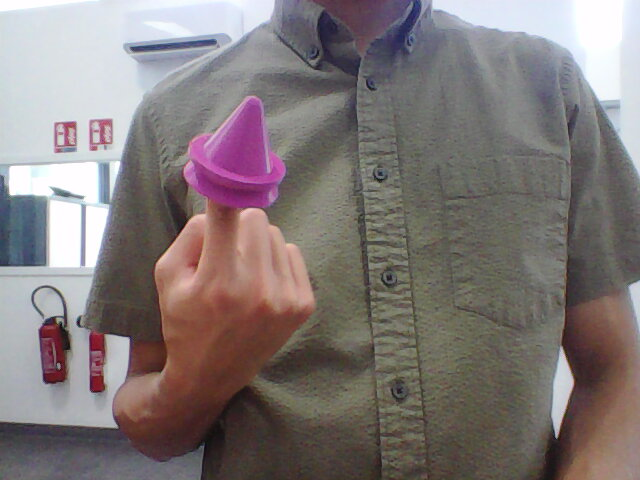
//> input picture ch06/data/C1.jpg, 640 x 480 px
$ ./triangulation data/C1.jpg data/C2.jpg   (built with g++ and OpenCV 4)
//> lines starting //> are read from the running program, lines starting //| are printed output that depends on the picture; after the words box and inside, x2 and y2 are one past the last pixel; in counts of white or black regions, pixels touching at a corner belong together
// triangulation.cpp
// 2023 JUN 15
// Tershire

// bash execute command:

// HEADER FILE ////////////////////////////////////////////////////////////////
#include <iostream>
#include <opencv2/opencv.hpp>

// using namespace std;
using namespace cv;


// PROTOTYPE //////////////////////////////////////////////////////////////////
void find_feature_matches(const Mat& img_1, const Mat& img_2,
                          std::vector<KeyPoint>& keypoints_1,
                          std::vector<KeyPoint>& keypoints_2,
                          std::vector<DMatch>& matches_);

void pose_estimation_2d2d(std::vector<KeyPoint> &keypoints_1,
                          std::vector<KeyPoint> &keypoints_2,
                          std::vector<DMatch> &matches,
                          Mat& R, Mat& t);

void triangulation(const std::vector<KeyPoint>& keypoint_1,
                   const std::vector<KeyPoint>& keypoint_2,
                   const std::vector<DMatch>& matches,
                   const Mat& R, const Mat& t,
                   std::vector<Point3d>& points);

// pixel coordinates -> camera normalized coordinates
Point2d pixel2cam(const Point2d& p, const Mat& K);

//
inline cv::Scalar get_color(float depth)
{
    float lower_threshold = 10, upper_threshold = 50;
    float threshold_range = upper_threshold - lower_threshold;

    if (depth > upper_threshold) depth = upper_threshold;
    if (depth < lower_threshold) depth = lower_threshold;

    return cv::Scalar(255 * depth / threshold_range,
                      0,
                      255 * (1 - depth / threshold_range));
}


// MAIN ///////////////////////////////////////////////////////////////////////
int main(int argc, char **argv)
{
    // ?
    if (argc != 3)
    {
        std::cout << "usage: feature extraction img1 img2\n";
        return 1;
    }


    // Setting ================================================================
    // read images
    Mat img_1 = imread(argv[1], IMREAD_COLOR);
//> img_1 is the input picture: 480 rows x 640 cols, CV_8UC3; mean B, G, R 119.8, 120.3, 129.3
    Mat img_2 = imread(argv[2], IMREAD_COLOR);
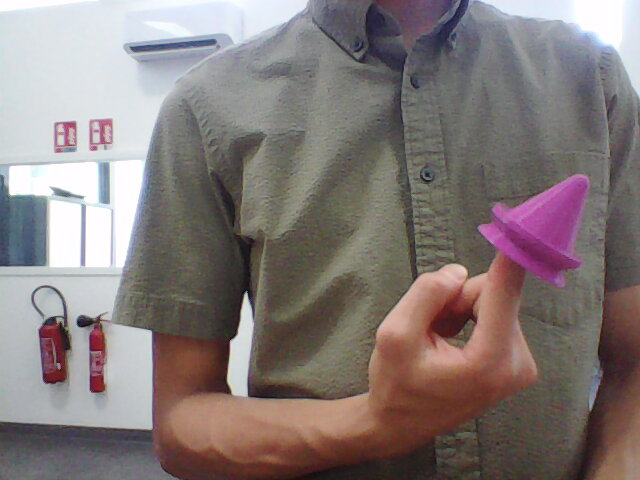
//> input picture ch06/data/C2.jpg, 640 x 480 px
//> img_2 is the input picture: 480 rows x 640 cols, CV_8UC3; mean B, G, R 120.9, 122.1, 132.7
    assert(img_1.data != nullptr && img_2.data != nullptr);


    // Find Feature Matches ===================================================
    std::vector<KeyPoint> keypoints_1, keypoints_2;
    std::vector<DMatch> matches;

    find_feature_matches(img_1, img_2, keypoints_1, keypoints_2, matches);

    std::cout << "Number of matches: " << matches.size() << std::endl;


    // Estimate Motion Between Two Images =====================================
    Mat R, t;
    pose_estimation_2d2d(keypoints_1, keypoints_2, matches, R, t);


    // Triangulation ==========================================================
    std::vector<Point3d> points;
    triangulation(keypoints_1, keypoints_2, matches, R, t, points);


    // Validation =============================================================
    // verify: reprojection relationship between triangulated point and
    //                                           feature      point
    // what is Mat_ ?
    Mat K = (Mat_<double>(3, 3) << 520.9, 0, 325.1, 0, 521.0, 249.7, 0, 0, 1);
    Mat img_1_plot = img_1.clone();
    Mat img_2_plot = img_2.clone();
    for (int i = 0; i < matches.size(); i++)
    {
        // .pt (?)
        // 1st image
        float depth_1 = points[i].z;
        std::cout << "depth 1: " << depth_1 << std::endl;
        Point2d pt1 = pixel2cam(keypoints_1[matches[i].queryIdx].pt, K);
        cv::circle(img_1_plot, keypoints_1[matches[i].queryIdx].pt, 2,
                   get_color(depth_1), 2);

        // 2nd image (?)
        Mat pt2 = R * (Mat_<double>(3, 1) << points[i].x,
                                             points[i].y,
                                             points[i].z) + t;
        float depth_2 = pt2.at<double>(2, 0);
        cv::circle(img_2_plot, keypoints_2[matches[i].trainIdx].pt, 2,
                   get_color(depth_2), 2);
    }

    cv::imshow("img 1", img_1_plot);
    cv::imshow("img 2", img_2_plot);
    cv::waitKey();

    return 0;
}


// HELPER /////////////////////////////////////////////////////////////////////
// ============================================================================
void find_feature_matches(const Mat& img_1, const Mat& img_2,
                          std::vector<KeyPoint>& keypoints_1,
                          std::vector<KeyPoint>& keypoints_2,
                          std::vector<DMatch>& matches_)
{
    // setup
    Mat descriptors_1, descriptors_2;

    Ptr<FeatureDetector>     detector   = ORB::create();
    Ptr<DescriptorExtractor> descriptor = ORB::create();
    Ptr<DescriptorMatcher> matcher =
        DescriptorMatcher::create("BruteForce-Hamming");


    // ORB Extraction =========================================================
    // Keypoint  : detect Oriented FAST
    detector->detect(img_1, keypoints_1);
//> keypoints_1 = 499 keypoints; strongest (x, y, size): (127, 338, 44.6), (79, 325, 31), (128, 338, 31), (126, 339, 53.6)
    detector->detect(img_2, keypoints_2);
//> keypoints_2 = 500 keypoints; strongest (x, y, size): (246, 293, 31), (245, 294, 44.6), (245, 293, 37.2), (80, 321, 77.1)

    // Descriptor: compute BRIEF Descriptor
    descriptor->compute(img_1, keypoints_1, descriptors_1);
    descriptor->compute(img_2, keypoints_2, descriptors_2);


    // Feature Matching =======================================================
    std::vector<DMatch> matches;
    matcher->match(descriptors_1, descriptors_2, matches);
//> matches = 499 matches

    // match point pair filtering
    double min_dist = 10000, max_dist = 0;

    // find max and min distances
    double dist;
    for (int i = 0; i < descriptors_1.rows; i++) {
        dist = matches[i].distance;
        if (dist < min_dist) min_dist = dist;
        if (dist > max_dist) max_dist = dist;
    }
//> this loop made 499 passes
//> (dist, min_dist, max_dist) on pass 1: (51, 51, 51)
//> (dist, max_dist) on passes 5, 18, 42, 259, 282, 329: (60, 60), (69, 69), (80, 80), (82, 82), (87, 87), (90, 90)
//> after the loop, min_dist = 1; max_dist = 90

    printf("-- Max dist : %f \n", max_dist);
//| -- Max dist : 90.000000
    printf("-- Min dist : %f \n", min_dist);
//| -- Min dist : 1.000000

    // criteria
    for (int i = 0; i < descriptors_1.rows; i++)
    {
        if (matches[i].distance <= max(2 * min_dist, 30.0))
        {
            matches_.push_back(matches[i]);
        }
    }
//> after the loop, matches_ = 147 matches
//| Number of matches: 147
}


// ============================================================================
void pose_estimation_2d2d(std::vector<KeyPoint>& keypoints_1,
                          std::vector<KeyPoint>& keypoints_2,
                          std::vector<DMatch>& matches,
                          Mat& R, Mat& t)
{
    // camera matrix, TUM Freiburg2
    Mat K = (Mat_<double>(3, 3) << 520.9, 0, 325.1, 0, 521.0, 249.7, 0, 0, 1);

    // convert tmatching point to vector<Point2f>
    std::vector<Point2f> points_1;
    std::vector<Point2f> points_2;

    for (int i = 0; i < (int) matches.size(); i++)
    {
        points_1.push_back(keypoints_1[matches[i].queryIdx].pt);
        points_2.push_back(keypoints_2[matches[i].trainIdx].pt);
    }
//> this loop made 147 passes
//> after the loop, points_1 = 147 Points (x, y), first 12: [74, 149], [96, 149], [52, 188], [62, 143], [215, 41], [58, 143], [83, 197], [83, 205], [131, 47], [62, 314], [90, 389], [53, 317]; points_2 = 147 Points (x, y), first 12: [74, 149], [96, 149], [52, 188], [62, 143], [215, 41], [58, 143], [81.6, 196.8], [83, 205], [131, 47], [62, 314], [90, 389], [53, 317]

    // calculate essential matrix =============================================
    Point2d principal_point(325.1, 249.7); // camera optical center,
                                           // TUM dataset calibration value
    double focal_length = 521;             // camera focal length,
                                           // TUM dataset calibration value

    Mat essential_matrix;
    essential_matrix = findEssentialMat(points_1, points_2,
                                        focal_length, principal_point);
//> essential_matrix = [[2.32e-16, -0.62, -0.117], [0.62, -6.21e-17, 0.32], [0.117, -0.32, 8.28e-18]]


    // recover rotation & translation from the essential matrix ===============
    recoverPose(essential_matrix, points_1, points_2, R, t,
                focal_length, principal_point);
//> R = [[1, 3.47e-16, 1.11e-16], [-4.16e-17, 1, 8.33e-17], [-2.22e-16, 2.78e-17, 1]]; t = [0.452, 0.166, -0.877]
}


// ============================================================================
void triangulation(const std::vector<KeyPoint>& keypoint_1,
                   const std::vector<KeyPoint>& keypoint_2,
                   const std::vector<DMatch>& matches,
                   const Mat& R, const Mat& t,
                   std::vector<Point3d>& points)
{
    // (?)
    Mat T1 = (Mat_<float>(3, 4) <<
              1, 0, 0, 0,
              0, 1, 0, 0,
              0, 0, 1, 0);

    Mat T2 = (Mat_<float>(3, 4) <<
              R.at<double>(0, 0), R.at<double>(0, 1), R.at<double>(0, 2),
              t.at<double>(0, 0),
              R.at<double>(1, 0), R.at<double>(1, 1), R.at<double>(1, 2),
              t.at<double>(1, 0),
              R.at<double>(2, 0), R.at<double>(2, 1), R.at<double>(2, 2),
              t.at<double>(2, 0));
//> T2 = [[1, 3.47e-16, 1.11e-16, 0.452], [-4.16e-17, 1, 8.33e-17, 0.166], [-2.22e-16, 2.78e-17, 1, -0.877]]

    Mat K = (Mat_<double>(3, 3) << 520.9, 0, 325.1, 0, 521.0, 249.7, 0, 0, 1);
    std::vector<Point2f> points_1, points_2;
    for (DMatch m:matches)
    {
        // pixel coordinates -> camera normalized coordinates
        points_1.push_back(pixel2cam(keypoint_1[m.queryIdx].pt, K));
        points_2.push_back(pixel2cam(keypoint_2[m.trainIdx].pt, K));
    }
//> after the loop, points_1 = 147 Points (x, y), first 12: [-0.482, -0.193], [-0.44, -0.193], [-0.524, -0.118], [-0.505, -0.205], [-0.211, -0.401], [-0.513, -0.205], [-0.465, -0.101], [-0.465, -0.0858], [-0.373, -0.389], [-0.505, 0.123], [-0.451, 0.267], [-0.522, 0.129]; points_2 = 147 Points (x, y), first 12: [-0.482, -0.193], [-0.44, -0.193], [-0.524, -0.118], [-0.505, -0.205], [-0.211, -0.401], [-0.513, -0.205], [-0.467, -0.102], [-0.465, -0.0858], [-0.373, -0.389], [-0.505, 0.123], [-0.451, 0.267], [-0.522, 0.129]

    Mat points_4d;
    cv::triangulatePoints(T1, T2, points_1, points_2, points_4d);

    // homogenous coordinates -> inhomogenous coordinates
    for (int i = 0; i < points_4d.cols; i++)
    {
        Mat x = points_4d.col(i);
        x /= x.at<float>(3, 0); // normalize
        Point3d p(x.at<float>(0, 0),
                  x.at<float>(1, 0),
                  x.at<float>(2, 0));
        points.push_back(p);
    }
//> this loop made 147 passes
//> x on passes 1 to 12: [1.4e+14, 5.63e+13, -2.91e+14, 1], [2.66e+14, 1.17e+14, -6.05e+14, 1], [3.3e+14, 7.44e+13, -6.29e+14, 1], [-1.95e+14, -7.92e+13, 3.87e+14, 1], [-5.74e+14, -1.09e+15, 2.72e+15, 1], [-6.95e+13, -2.78e+13, 1.36e+14, 1], [24.99, 5.4, -53.65, 1], [2.86e+14, 5.28e+13, -6.16e+14, 1], [-5.92e+14, -6.18e+14, 1.59e+15, 1], [1.62e+15, -3.96e+14, -3.2e+15, 1], [1.36e+15, -8.05e+14, -3.01e+15, 1], [1.63e+15, -4.02e+14, -3.11e+15, 1]
//> after the loop, points = 147 Point3s, first 12: [1.4e+14, 5.63e+13, -2.91e+14], [2.66e+14, 1.17e+14, -6.05e+14], [3.3e+14, 7.44e+13, -6.29e+14], [-1.95e+14, -7.92e+13, 3.87e+14], [-5.74e+14, -1.09e+15, 2.72e+15], [-6.95e+13, -2.78e+13, 1.36e+14], [24.99, 5.4, -53.65], [2.86e+14, 5.28e+13, -6.16e+14], [-5.92e+14, -6.18e+14, 1.59e+15], [1.62e+15, -3.96e+14, -3.2e+15], [1.36e+15, -8.05e+14, -3.01e+15], [1.63e+15, -4.02e+14, -3.11e+15]
//> the loop in main, `for (int i = 0; i < matches.size(); i++)` made 147 passes
//> (pt1, pt2) on passes 1, 2, 3, 4, 5, 6, 8, 9, 10, 11, 12, 14: (Point(-0.482, -0.193), [1.4e+14, 5.63e+13, -2.91e+14]), (Point(-0.44, -0.193), [2.66e+14, 1.17e+14, -6.05e+14]), (Point(-0.524, -0.118), [3.3e+14, 7.44e+13, -6.29e+14]), (Point(-0.505, -0.205), [-1.95e+14, -7.92e+13, 3.87e+14]), (Point(-0.211, -0.401), [-5.74e+14, -1.09e+15, 2.72e+15]), (Point(-0.513, -0.205), [-6.95e+13, -2.78e+13, 1.36e+14]), (Point(-0.465, -0.0858), [2.86e+14, 5.28e+13, -6.16e+14]), (Point(-0.373, -0.389), [-5.92e+14, -6.18e+14, 1.59e+15]), (Point(-0.505, 0.123), [1.62e+15, -3.96e+14, -3.2e+15]), (Point(-0.451, 0.267), [1.36e+15, -8.05e+14, -3.01e+15]), (Point(-0.522, 0.129), [1.63e+15, -4.02e+14, -3.11e+15]), (Point(-0.515, 0.133), [1.84e+15, -4.75e+14, -3.57e+15])
//> (depth_1, pt1, pt2, depth_2) on passes 7, 13, 17, 20, 22, 24: (-53.65, Point(-0.465, -0.101), [25.44, 5.56, -54.53], -54.53), (-870.2, Point(-0.536, 0.256), [466, -222.5, -871.1], -871.1), (214.6, Point(-0.542, 0.252), [-115.5, 54.26, 213.7], 213.7), (150.6, Point(-0.509, 0.139), [-76.22, 21.07, 149.8], 149.8), (-150.6, Point(-0.509, 0.143), [77.12, -21.32, -151.5], -151.5), (-151.7, Point(-0.449, 0.191), [68.73, -28.76, -152.5], -152.5)
//| depth 1: -2.91441e+14
//| depth 1: -6.0505e+14
//| depth 1: -6.28643e+14
//| depth 1: 3.86602e+14
//| depth 1: 2.71634e+15
//| depth 1: 1.35573e+14
//| depth 1: -53.6512
//| depth 1: -6.15953e+14
//> (output is shown up to pass 8 of 147)
//> after the loop in main, `for (int i = 0; i < matches.size(); i++)`:
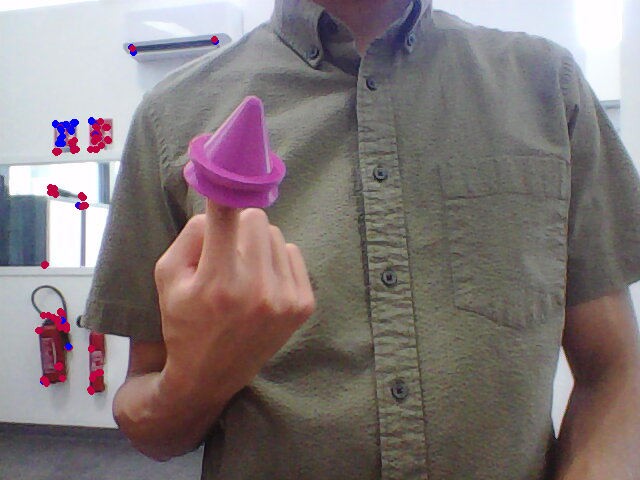
//> img_1_plot: 480 rows x 640 cols, CV_8UC3; 0.75% of pixels changed, all inside (x1, y1, x2, y2) = (35, 36, 219, 395)
//> after the loop in main, `for (int i = 0; i < matches.size(); i++)`:
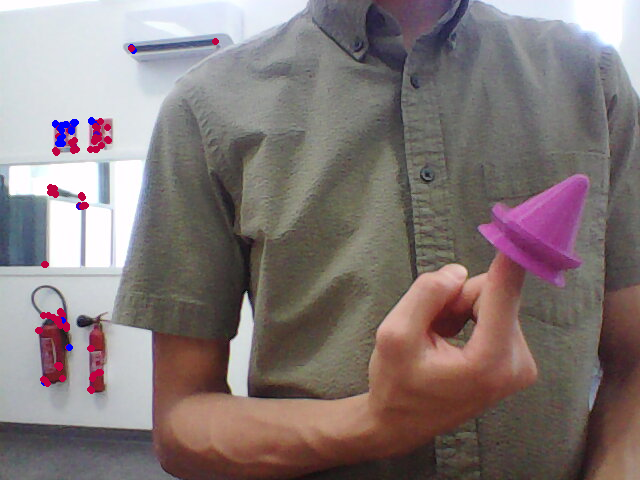
//> img_2_plot: 480 rows x 640 cols, CV_8UC3; 0.73% of pixels changed, all inside (x1, y1, x2, y2) = (35, 38, 219, 394)
}


// ============================================================================
Point2d pixel2cam(const Point2d &p, const Mat &K)
{
    return Point2d((p.x - K.at<double>(0, 2)) / K.at<double>(0, 0),
                   (p.y - K.at<double>(1, 2)) / K.at<double>(1, 1));
}
